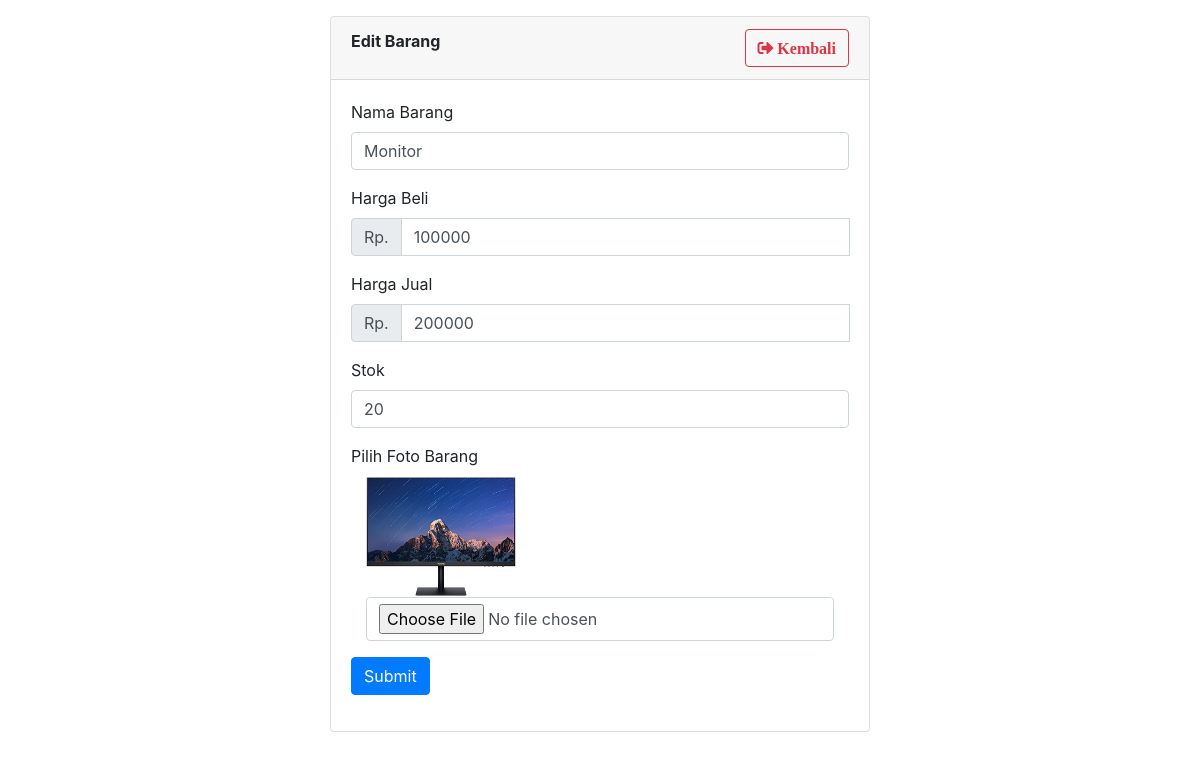
/edit.php?id=32, run on the app's committed database.
### tables this page shows
CREATE TABLE `contacts` (
  `id` int(10) UNSIGNED NOT NULL,
  `name` varchar(1000) NOT NULL,
  `hargabeli` int(50) NOT NULL,
  `hargajual` int(50) NOT NULL,
  `stok` int(50) NOT NULL,
  `image` text NOT NULL
);

### edit.php (the view, shortened to what this page needs)
<?php
  require_once('db.php');
  $upload_dir = 'uploads/';
  if (isset($_GET['id'])) {
    $id = $_GET['id'];
    $sql = "select * from contacts where id=".$id;
    $result = mysqli_query($conn, $sql);
    if (mysqli_num_rows($result) > 0) {
      $row = mysqli_fetch_assoc($result);
    }else {
      $errorMsg = 'Could not Find Any Record';
    }
  }
?>
<!DOCTYPE html>
<html>
  <head>
    <link rel="stylesheet" href="css/bootstrap.min.css">
    <link rel="stylesheet" href="https://use.fontawesome.com/releases/v5.0.13/css/all.css">
    <link rel="stylesheet" href="https://cdn.datatables.net/1.10.16/css/dataTables.bootstrap4.min.css">
    <link rel="stylesheet" href="https://cdnjs.cloudflare.com/ajax/libs/twitter-bootstrap/4.0.0/css/bootstrap.css">
  </head>
  <body>
    <nav class="navbar navbar-expand-md navbar-light navbar-laravel">
    </nav>
      <div class="container">
        <div class="row justify-content-center">
          <div class="col-md-6">
            <div class="card">
              <div class="card-header">
                <div class="font-weight-bold float-left">Edit Barang</div>
                <a class="btn btn-outline-danger float-right" href="index.php"><i class="fa fa-sign-out-alt">   Kembali</i></a>
              </div>
              <div class="card-body">
                <form class="" action="" method="post" enctype="multipart/form-data">
                    <div class="form-group">
                      <label for="name">Nama Barang</label>
                      <input type="text" class="form-control" name="name"  placeholder="Masukan Nama Barang" value="<?php echo $row['name']; ?>">
                    </div>
                    <div class="form-group">
                      <label for="hargabeli">Harga Beli</label>
                        <div class="input-group mb-3">
                          <div class="input-group-prepend">
                            <span class="input-group-text">Rp.</span>
                          </div>
                          <input type="number" class="form-control" name="hargabeli" placeholder="Masukan Harga Beli" value="<?php echo $row['hargabeli']; ?>">
                    </div>
                    <div class="form-group">
                      <label for="hargajual">Harga Jual</label>
                        <div class="input-group mb-3">
                          <div class="input-group-prepend">
                            <span class="input-group-text">Rp.</span>
                          </div>
                          <input type="number" class="form-control" name="hargajual" placeholder="Masukan Harga Jual" value="<?php echo $row['hargajual']; ?>">
                    </div>
                    <div class="form-group">
                      <label for="stok">Stok</label>
                      <input type="number" class="form-control" name="stok" placeholder="Masukan Jumlah Stok" value="<?php echo $row['stok']; ?>">
                    </div>
                    <div class="form-group">
                      <label for="image">Pilih Foto Barang</label>
                      <div class="container">
                        <img src="<?php echo $upload_dir.$row['image'] ?>" width="150">
                        <input type="file" class="form-control" name="image" value="">
                      </div>
                    </div>
                    <div class="form-group">
                      <button type="submit" name="Submit" class="btn btn-primary waves">Submit</button>
                    </div>
                </form>
              </div>
            </div>
          </div>
        </div>
      </div>
  </body>
</html>

### data on the page
contacts: name "Monitor", hargabeli "100000", hargajual "200000", stok "20", image (picture)
